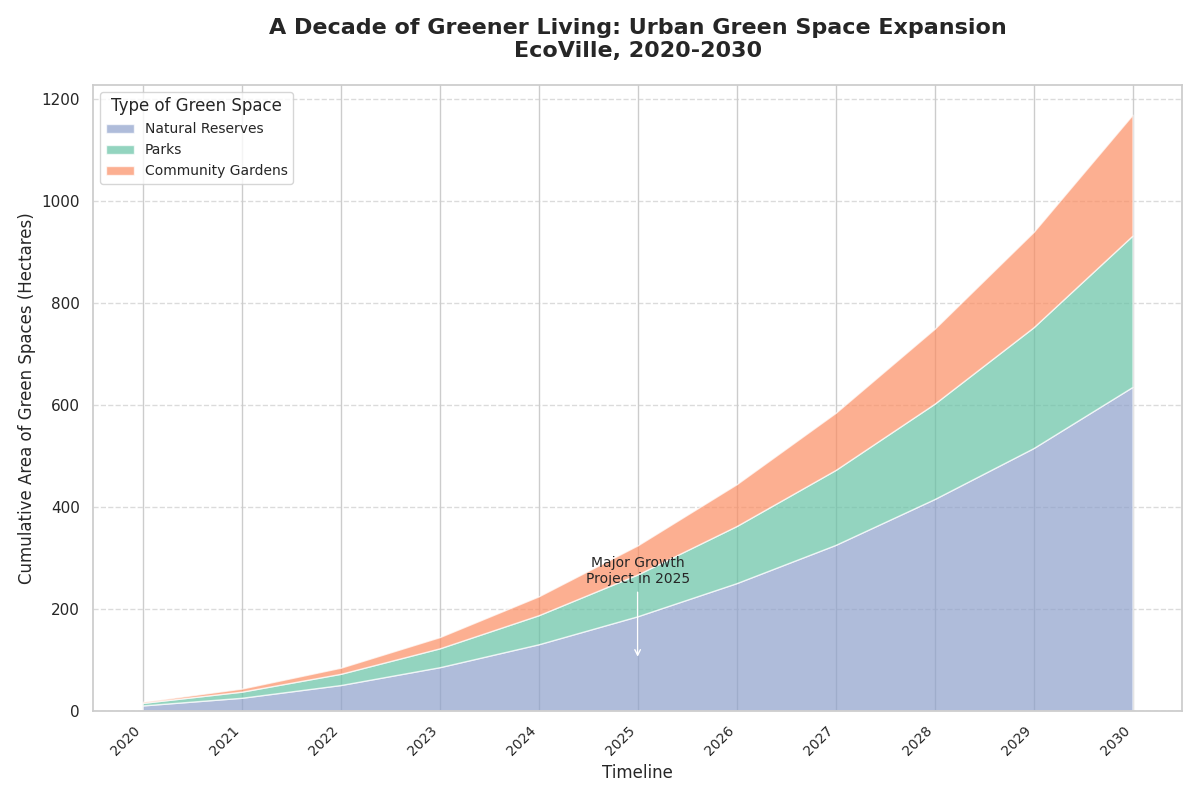

Here is the Python script that generated this plot:
import matplotlib.pyplot as plt
import numpy as np

years = np.arange(2020, 2031)
parks = np.array([10, 15, 25, 35, 45, 55, 65, 75, 90, 100, 120])
gardens = np.array([5, 7, 10, 15, 20, 25, 30, 35, 40, 50, 60])
reserves = np.array([2, 4, 6, 10, 15, 20, 25, 30, 35, 40, 50])

parks_cumulative = np.cumsum(parks)
gardens_cumulative = np.cumsum(gardens)
reserves_cumulative = np.cumsum(reserves)

fig, ax = plt.subplots(figsize=(12, 8))

ax.stackplot(years, 
             parks_cumulative, 
             gardens_cumulative, 
             reserves_cumulative,
             labels=['Natural Reserves', 'Parks', 'Community Gardens'],
             colors=['#8da0cb', '#66c2a5', '#fc8d62'], alpha=0.7)

ax.set_title('A Decade of Greener Living: Urban Green Space Expansion\nEcoVille, 2020-2030', 
             fontsize=16, fontweight='bold', pad=20)
ax.set_xlabel('Timeline', fontsize=12)
ax.set_ylabel('Cumulative Area of Green Spaces (Hectares)', fontsize=12)
ax.legend(loc='upper left', title='Type of Green Space', fontsize=10)
ax.set_xticks(years)
ax.set_xticklabels(years, rotation=45, ha='right', fontsize=10)
ax.grid(axis='y', linestyle='--', alpha=0.7)
ax.annotate('Major Growth\nProject in 2025', xy=(2025, 100), xytext=(2025, 250),
            arrowprops=dict(facecolor='black', arrowstyle='->'), fontsize=10, ha='center')

plt.tight_layout()
plt.show()
